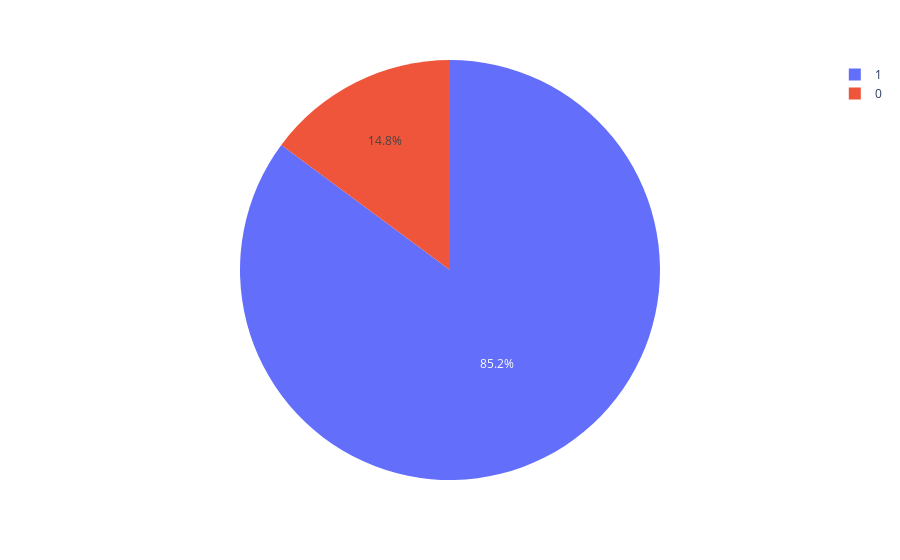

This figure's notebook cell:
### Code cell
px.pie(df,'GraduateOrNot',labels={'GraduateOrNot':'Graduated'})

### Figure 1 — Plotly figure (JSON) as saved in the notebook; plotly's stock layout.template omitted (floating-point values rounded to 4 significant figures; data arrays with more than 128 entries replaced by an {"elided": "..."} marker saying what was removed)
{"data": [{"domain": {"x": [0, 1], "y": [0, 1]}, "hovertemplate": "Graduated=%{label}<extra></extra>", "labels": {"elided": "1987 int values"}, "legendgroup": "", "name": "", "showlegend": true, "type": "pie"}], "layout": {"autosize": true, "legend": {"tracegroupgap": 0}, "margin": {"t": 60}}}
